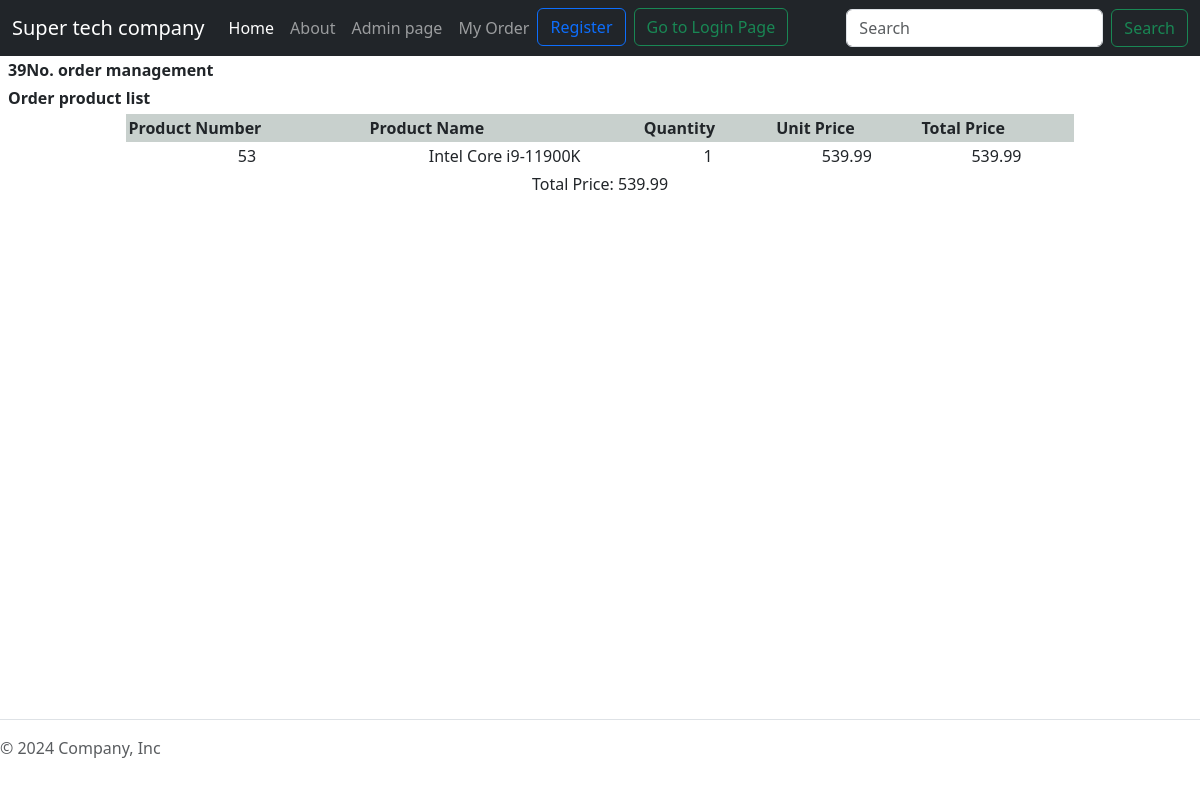
The app's page /order_Detail.php?id=39 with its own data.
### tables this page shows
CREATE TABLE `orderdetail` (
  `orderdetailid` int(10) NOT NULL,
  `orderid` int(50) DEFAULT NULL,
  `goodsid` int(10) DEFAULT NULL,
  `amount` int(10) DEFAULT NULL
);

CREATE TABLE `products` (
  `product_ID` int(11) NOT NULL,
  `name` varchar(255) NOT NULL,
  `brand` varchar(255) NOT NULL,
  `model` varchar(255) NOT NULL,
  `category` varchar(255) NOT NULL,
  `price` decimal(10,2) NOT NULL,
  `specifications` varchar(255) NOT NULL,
  `description` text NOT NULL,
  `stock` int(11) NOT NULL
);

### order_Detail.php (the view, shortened to what this page needs)
    <?php include 'templates/navbar.php';
	require 'templates/server.php';
	?>
          <?php
	$id=$_GET["id"];
	$sql="select * from orders where orderid=$id";
	$rs=mysqli_query($conn,$sql);
	$rows=mysqli_fetch_assoc($rs);
	$orderid=$rows["orderid"];
?>
<table width="99%" border="0" align="center" cellpadding="2" cellspacing="1" class="layui-table layui-form">
  <tr>
    <th height="27" colspan="2" class="bg_tr"><?php echo $id?>No. order management</th>
  </tr>
  <tr>
    <th colspan="2" class="td_bg">Order product list</th>
  </tr>
  <tr>
    <td colspan="2" class="td_bg"><table width="80%" border="0" align="center" cellpadding="2" cellspacing="1" bgcolor="#CCCCCC" class="layui-table layui-form">
      <tr>
        <th height="25" bgcolor="#C8D0CD">Product Number</th>
        <th height="25" bgcolor="#C8D0CD">Product Name</th>
        <th height="25" bgcolor="#C8D0CD">Quantity</th>
        <th height="25" bgcolor="#C8D0CD">Unit Price</th>
        <th height="25" bgcolor="#C8D0CD">Total Price</th>
      </tr>
      <?php
	  	$sql="select * from orderdetail where orderid=$orderid";
		$sum=0;
		$rs=mysqli_query($conn,$sql);
		while($rows=mysqli_fetch_assoc($rs))
		{
		?>
		<tr>
        <td height="25" align="center" bgcolor="#FFFFFF"><?php echo $rows["orderdetailid"]?></td>
        <td height="25" align="center" bgcolor="#FFFFFF"><?php
			$goodsid=$rows["goodsid"];
			$sql="select * from products where product_ID=$goodsid";
			$rs_goods=mysqli_query($conn,$sql);
			$rows_goods=mysqli_fetch_assoc($rs_goods);
			echo $rows_goods["name"];
		?></td>
        <td height="25" align="center" bgcolor="#FFFFFF"><?php echo $rows["amount"]?></td>
        <td height="25" align="center" bgcolor="#FFFFFF"><?php echo $rows_goods["price"]?></td>
        <td height="25" align="center" bgcolor="#FFFFFF"><?php echo $rows["amount"]*$rows_goods["price"]?></td>
      </tr>
		<?php
		$sum+=$rows["amount"]*$rows_goods["price"];
		}
	  ?>
      <tr>
        <td height="25" colspan="5" align="center" bgcolor="#FFFFFF">Total Price: <?php echo $sum?></td>
        </tr>
    </table></td>
  </tr>
</table>
  <?php include 'templates/footer.php'; ?>
</body>
</html>

### templates/footer.php (style rules this page uses)
html, body { height: 100%; margin: 0; }
body { display: flex; flex-direction: column; }

### records on screen
orderdetail: orderdetailid "53", products.name "Intel Core i9-11900K", amount "1", products.price "539.99", $rows['amount']*$rows_goods['price'] "539.99"

### other values on screen
$id "39"
$sum "539.99"
